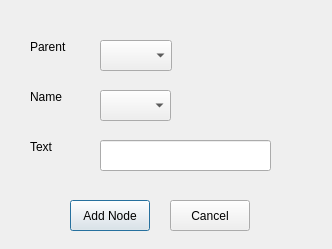
<?xml version="1.0" encoding="UTF-8"?>
<ui version="4.0">
 <class>DialogAddNode</class>
 <widget class="QDialog" name="DialogAddNode">
  <property name="geometry">
   <rect>
    <x>0</x>
    <y>0</y>
    <width>332</width>
    <height>249</height>
   </rect>
  </property>
  <property name="windowTitle">
   <string>Dialog</string>
  </property>
  <widget class="QLabel" name="label">
   <property name="geometry">
    <rect>
     <x>30</x>
     <y>40</y>
     <width>50</width>
     <height>14</height>
    </rect>
   </property>
   <property name="text">
    <string>Parent</string>
   </property>
  </widget>
  <widget class="QComboBox" name="parentList">
   <property name="geometry">
    <rect>
     <x>100</x>
     <y>40</y>
     <width>72</width>
     <height>31</height>
    </rect>
   </property>
  </widget>
  <widget class="QLabel" name="label_2">
   <property name="geometry">
    <rect>
     <x>30</x>
     <y>90</y>
     <width>50</width>
     <height>14</height>
    </rect>
   </property>
   <property name="text">
    <string>Name</string>
   </property>
  </widget>
  <widget class="QComboBox" name="tagList">
   <property name="geometry">
    <rect>
     <x>100</x>
     <y>90</y>
     <width>71</width>
     <height>31</height>
    </rect>
   </property>
   <property name="maximumSize">
    <size>
     <width>72</width>
     <height>80</height>
    </size>
   </property>
  </widget>
  <widget class="QPushButton" name="btnAddNode">
   <property name="geometry">
    <rect>
     <x>70</x>
     <y>200</y>
     <width>80</width>
     <height>31</height>
    </rect>
   </property>
   <property name="text">
    <string>Add Node</string>
   </property>
  </widget>
  <widget class="QPushButton" name="btnCancel">
   <property name="geometry">
    <rect>
     <x>170</x>
     <y>200</y>
     <width>80</width>
     <height>31</height>
    </rect>
   </property>
   <property name="text">
    <string>Cancel</string>
   </property>
  </widget>
  <widget class="QLabel" name="label_3">
   <property name="geometry">
    <rect>
     <x>30</x>
     <y>140</y>
     <width>50</width>
     <height>14</height>
    </rect>
   </property>
   <property name="text">
    <string>Text</string>
   </property>
  </widget>
  <widget class="QLineEdit" name="textNode">
   <property name="geometry">
    <rect>
     <x>100</x>
     <y>140</y>
     <width>171</width>
     <height>31</height>
    </rect>
   </property>
  </widget>
 </widget>
 <resources/>
 <connections/>
</ui>
